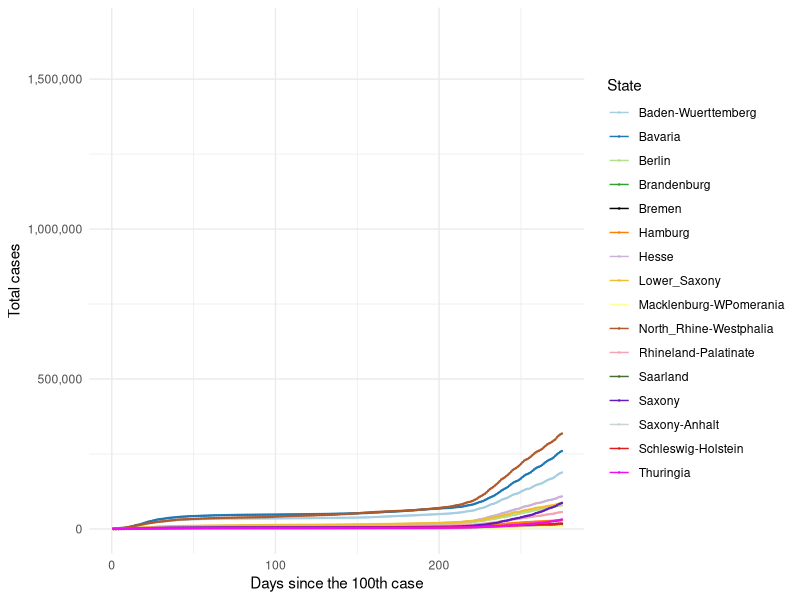
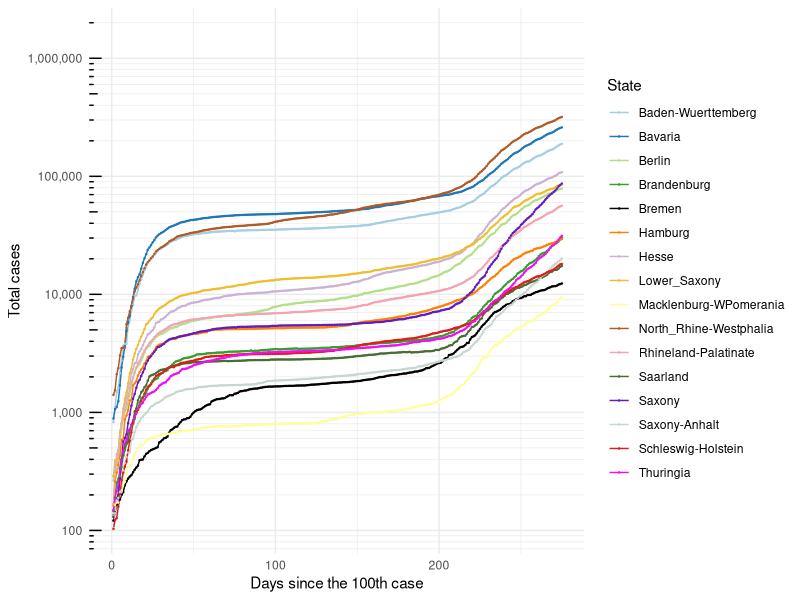
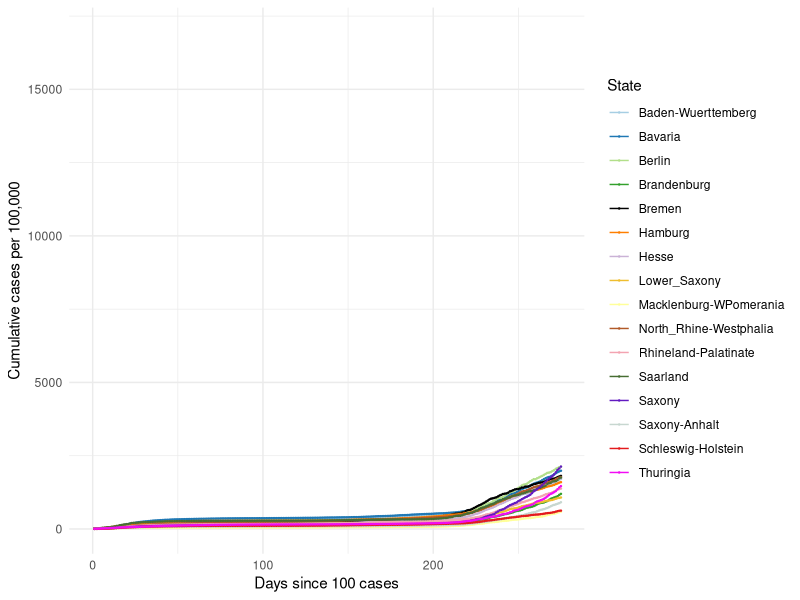
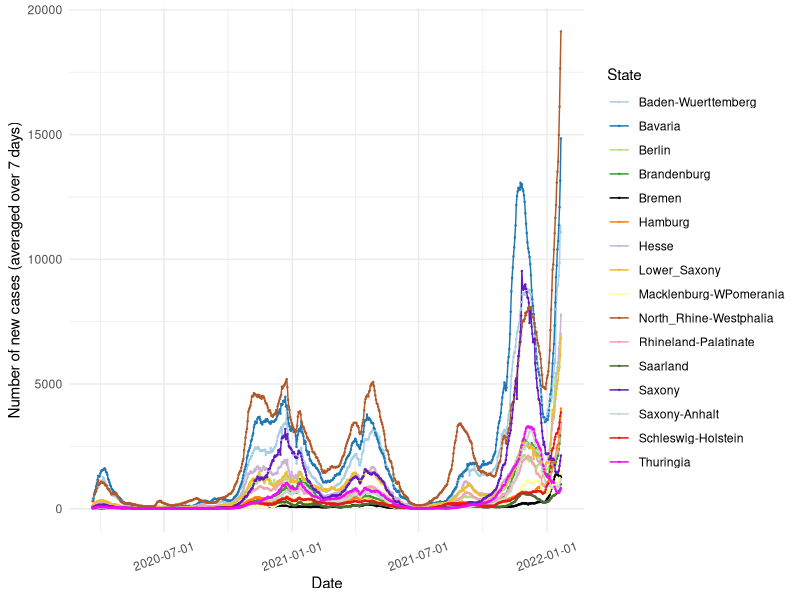
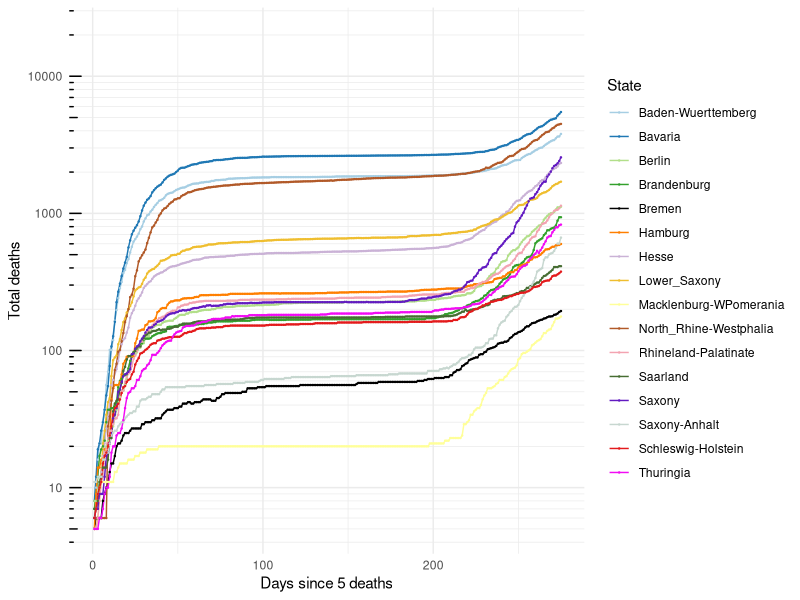
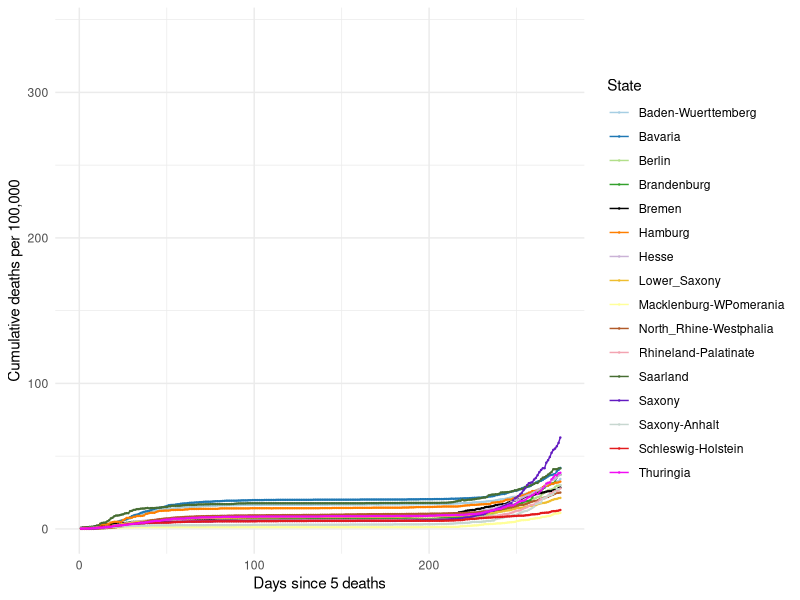
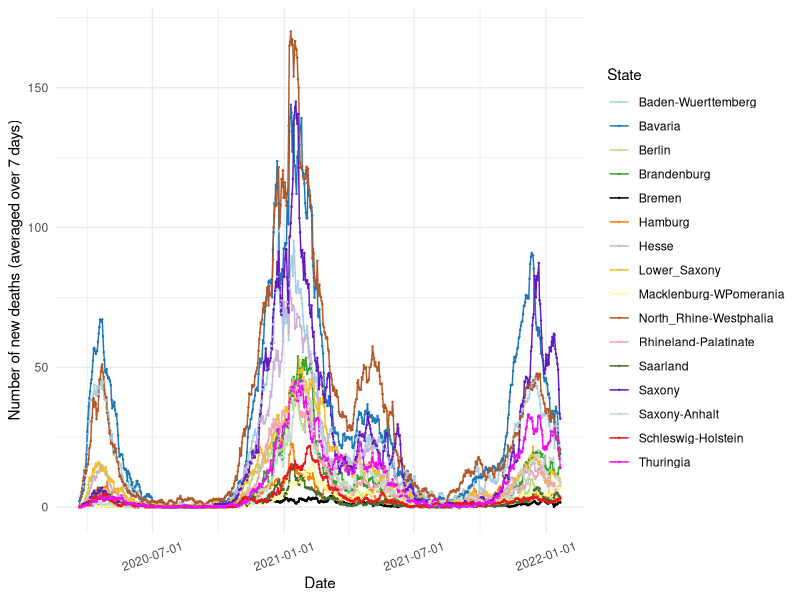

Generate these figures, in order, with R:
## ---- chunk 1

knitr::opts_chunk$set(echo=TRUE, collapse = TRUE)

libload<-function(...) {
    libs<-unlist(list(...))
    req<-unlist(lapply(libs,require,character.only=TRUE))
    need<-libs[req==FALSE]
    if(length(need)>0){ 
        install.packages(need, repos = "https://ftp.fau.de/cran/")
        lapply(need, require, character.only=TRUE)
    }
}
packages <- c("data.table", "ggplot2", "dplyr", "stats", "RColorBrewer", "readr", "here", "scales")
libload(packages)


`%notin%` <- function(x,y) !(x %in% y) 
cumulative.cases <- read_csv(here("static", "data", "Germany10States.csv"))
germany.16states <- read_csv(here("static", "data", "Germany16States.csv"))

colors16 <- c('#A6CEE3', '#1F78B4', '#B2DF8A', '#33A02C',
              '#000000', '#FF7F00', '#CAB2D6', 
              '#EFBE2F', '#FFFF99', '#B15928', '#F3A3B1', '#466D32',
              '#621AC1', '#C7D7D0', '#E31A1C','#F20CF4', '#123456')

## ---- chunk 2

## 16 States with the highest cumulative cases ##
#################################################

#states.filter <- cumulative.cases[cumulative.cases$Days_100 > 0,]
#states.sel <- unique(states.filter$State)

# Choose all the data points for the selected countries starting from Days_100 > 0
#states.final <- cumulative.cases[cumulative.cases$Days_100 > 0,]
states.final <- germany.16states[germany.16states$Days_100 > 0,]

# Plot 1 == Linear scale for total number of cases
cum.plot <- ggplot(data=states.final, aes(x=Days_100, y=Total_Cases, group=State, color=State)) +
            geom_line() + geom_point(size = 0.2) +     
          #  scale_color_brewer(palette = 'Paired') + 
            scale_colour_manual(name= "State", values= colors16) +
            scale_x_continuous('Days since the 100th case', limits=c(0,275)) + 
            scale_y_continuous(name="Total cases", labels= comma) + 
            #ggtitle('Linear scale') +
            theme_minimal()

print(cum.plot) 

## ---- chunk 3

## Logarithmic scale ##
#######################

base_breaks <- function(n = 10){
  function(x) {
    axisTicks(log10(range(x, na.rm = TRUE)), log = TRUE, n = n)
  }
}

logbreaks <- 10^(-10:10)
logminor_breaks <- rep(1:9, 21)*(10^rep(-10:10, each=9))

cum.plot2 <- ggplot(data=states.final, aes(x=Days_100, y=Total_Cases, group=State, color=State)) +
             geom_line() + geom_point(size=0.2) + 
          #   scale_color_brewer(palette = 'Paired') +
             scale_colour_manual(name= "State", values= colors16) +
             scale_x_continuous(name='Days since the 100th case', limits=c(0,275)) + 
             scale_y_continuous(name="Total cases", trans = 'log10', breaks = logbreaks, minor_breaks =                                 logminor_breaks, labels= comma) +
             annotation_logticks(sides="l") + 
             #ggtitle('Logarithmic scale') +
             theme_minimal()

print(cum.plot2)

## ---- chunk 4

#states16.filter <- germany.16states[germany.16states$Days_100 > 0,]
#states16.sel <- unique(states16.filter$State)

# Choose all the data points for the selected countries starting from Days_100 > 0 
#states16.final <- states16.filter[states16.filter$State %in% states16.sel & states16.filter$Days_100 > 0,]

states16.final <- germany.16states[germany.16states$Days_100 > 0,]

# Plot 1 == Linear scale for total number of cases
per100.plot <- ggplot(data=states16.final, aes(x=Days_100, y=Per100, group=State, color=State)) +
            geom_line() + geom_point(size = 0.2) + 
            # scale_color_brewer(palette = 'Paired') +
            scale_colour_manual(name= "State", values= colors16) +
            scale_x_continuous('Days since 100 cases', limits=c(0,275)) + 
            scale_y_continuous("Cumulative cases per 100,000") + 
            #ggtitle('Linear scale') +
            theme_minimal()

print(per100.plot)

## ---- chunk 5
#new.cases <- read_csv(here("static", "data", "GermanyNewCases10States.csv"))

new7days <- states.final[states.final$Avg_7days > 0,]
new7days$Dates <- as.Date(new7days$Dates)

newcase7.plot <- ggplot(data=new7days, aes(x=Dates, y=Avg_7days, group=State, color=State)) +
            geom_line() + geom_point(size = 0.2) + 
       #     scale_color_brewer(palette = 'Paired') +
            scale_colour_manual(name= "State", values= colors16) +
            scale_x_date(name='Date', labels=date_format('%Y-%m-%d')) + 
            scale_y_continuous(name="Number of new cases (averaged over 7 days)") + 
            #ggtitle('Linear scale') +
            theme_minimal() + theme(axis.text.x = element_text(angle=20, hjust=0.5, vjust=0.5))

print(newcase7.plot)
 
## ---- chunk 6
#num.deaths <- read_csv(here("static", "data", "GermanyTotalDeaths10States.csv"))

# Choose all the data points for the selected countries starting from Days_5 > 0
deaths.final <- states.final[states.final$DeathsDays_5 > 0,]

# Plot 1 == Linear scale for total number of cases
deaths.plot <- ggplot(data=deaths.final, aes(x=DeathsDays_5, y=Deaths, group=State, color=State)) +
   geom_line() + geom_point(size = 0.2) + 
  # scale_color_brewer(palette = 'Paired') +
   scale_colour_manual(name= "State", values= colors16) +
   scale_x_continuous('Days since 5 deaths', limits=c(0,275)) + 
   scale_y_continuous("Total deaths", trans = 'log10', breaks = logbreaks, 
                      minor_breaks = logminor_breaks) +
   annotation_logticks(sides="l") + 
   #ggtitle('Linear scale') +
   theme_minimal()

print(deaths.plot)

## ---- chunk 7

states16.final <- germany.16states[germany.16states$DeathsDays_5 > 0,]

# Plot 1 == Linear scale for total number of cases
deathper100.plot <- ggplot(data=states16.final, aes(x=DeathsDays_5, y=DeathPer100, group=State, color=State)) +
            geom_line() + geom_point(size = 0.2) + 
            # scale_color_brewer(palette = 'Paired') +
            scale_colour_manual(name= "State", values= colors16) +
            scale_x_continuous('Days since 5 deaths', limits=c(0,275)) + 
            scale_y_continuous("Cumulative deaths per 100,000") + 
            #ggtitle('Linear scale') +
            theme_minimal()

print(deathper100.plot)

## ---- chunk 8
#new.cases <- read_csv(here("static", "data", "GermanyNewCases10States.csv"))

states.final$Dates <- as.Date(states.final$Dates)
death7days <- states.final
death7days <- death7days[death7days$Dates > as.Date('2020-03-20'),]

death7days.plot <- ggplot(data=death7days, aes(x=Dates, y=Death_7days, group=State, color=State)) +
            geom_line() + geom_point(size = 0.2) + 
       #     scale_color_brewer(palette = 'Paired') +
            scale_colour_manual(name= "State", values= colors16) +
            scale_x_date(name='Date', labels=date_format('%Y-%m-%d')) + 
            scale_y_continuous(name="Number of new deaths (averaged over 7 days)") + 
           
            #ggtitle('Linear scale') +
            theme_minimal() + theme(axis.text.x = element_text(angle=20, hjust=0.5, vjust=0.5))

print(death7days.plot)
 
